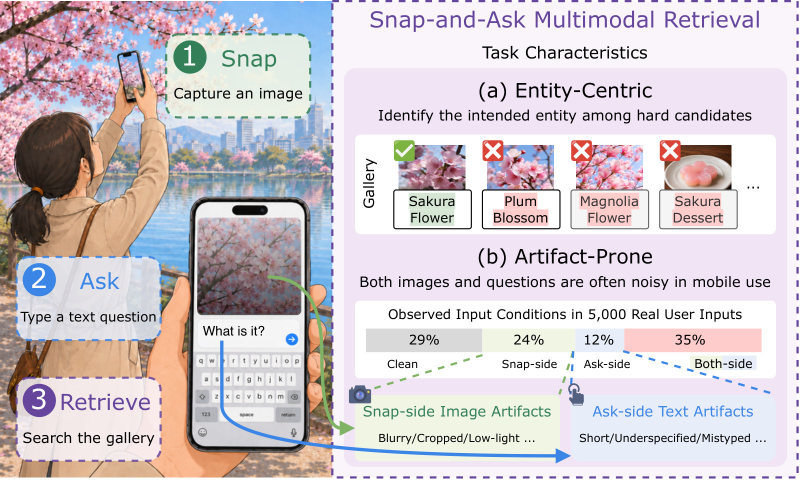
#> input picture assets/teaser.jpg, 1600 x 965 px (shown at 1/2 size)
$ python -i gen_image_perturbations.py   (imports and definitions only)
#> lines starting #> are read from the running program, lines starting #| are printed output that depends on the picture
# -*- coding: utf-8 -*-
"""
SnapBench: image perturbation generator (sev 1/2/3)
====================================================
Apply 15 perturbation types × 3 severity levels to 1,145 query images.
Output: bench_images/perturbed/{type}/sev{1,2,3}/{query_id}.jpg
Total: 1,145 × 15 × 3 = 51,675 images (not shipped; generate locally).

Usage:
    python benchmark/gen_image_perturbations.py [--benchmark BENCHMARK_JSON] [--dry-run]
"""

import os, sys, io, json, math, random, argparse, datetime
import numpy as np
import cv2
from PIL import Image, ImageDraw, ImageFont, ImageFilter
from tqdm import tqdm

BASE       = os.path.dirname(os.path.dirname(os.path.abspath(__file__)))
OUT_ROOT   = os.path.join(BASE, "bench_images", "perturbed")
BENCHMARK  = os.path.join(BASE, "benchmark", "snap_bench.json")


def query_image_dir():
    root = os.environ.get("BENCH_IMAGES_DIR", os.path.join(BASE, "bench_images"))
    return os.path.join(root, "query")


# [7 lines left out: function resolve_query_image, not called in this run]

SEVERITY_LEVELS = [1, 2, 3]

# ── Image conversion helpers ────────────────────────────────────────────────
def p2c(img):
    return cv2.cvtColor(np.array(img), cv2.COLOR_RGB2BGR)
#> returned value is the input picture: shape (965, 1600, 3); mean B, G, R 204.4, 199.2, 208.1

def c2p(arr):
    return Image.fromarray(cv2.cvtColor(arr, cv2.COLOR_BGR2RGB))

# ═══════════════════════════════════════════════════════════════════════════════
# SEVERITY PARAMETER TABLE (levels 1 / 2 / 3 = mild / medium / strong)
# ═══════════════════════════════════════════════════════════════════════════════

SEV_PARAMS = {
    "defocus_blur": {
        1: {"sigma": 1.0},
        2: {"sigma": 3.5},
        3: {"sigma": 10.0},
    },
    "motion_blur": {
        1: {"ks": 5},
        2: {"ks": 13},
        3: {"ks": 25},
    },
    "low_light": {
        1: {"brightness": 0.70, "noise_std": 3},
        2: {"brightness": 0.40, "noise_std": 10},
        3: {"brightness": 0.15, "noise_std": 22},
    },
    "overexposure": {
        1: {"factor": 1.4},
        2: {"factor": 2.2},
        3: {"factor": 3.0},
    },
    "low_resolution": {
        1: {"scale": 0.50},
        2: {"scale": 0.25},
        3: {"scale": 0.08},
    },
    "compression": {
        1: {"quality": 50},
        2: {"quality": 18},
        3: {"quality": 5},
    },
    "rotation": {
        1: {"angle": 10},
        2: {"angle": 45},
        3: {"angle": 180},
    },
    "perspective": {
        1: {"d_ratio": 0.10},
        2: {"d_ratio": 0.20},
        3: {"d_ratio": 0.30},
    },
    "lens_distortion": {
        1: {"k1": -0.10},
        2: {"k1": -0.20},
        3: {"k1": -0.30},
    },
    "cropping": {
        1: {"keep_ratio": 0.90},
        2: {"keep_ratio": 0.65},
        3: {"keep_ratio": 0.40},
    },
    "downscale": {
        1: {"scale": 0.20},
        2: {"scale": 0.10},
        3: {"scale": 0.04},
    },
    "watermark": {
        1: {"opacity": 80,  "mode": "single"},      # 1 watermark text
        2: {"opacity": 160, "mode": "half_tile"},    # tiled 50% area
        3: {"opacity": 220, "mode": "full_tile"},    # full image tiled
    },
    "mosaic": {
        1: {"bs": 42, "n_blocks": 1, "block_ratio": 0.20},
        2: {"bs": 42, "n_blocks": 2, "block_ratio": 0.35},
        3: {"bs": 42, "n_blocks": 4, "block_ratio": 0.55},
    },
    "scribble": {
        1: {"n_lines": 3, "thickness": 2},
        2: {"n_lines": 6, "thickness": 4},
        3: {"n_lines": 9, "thickness": 5},
    },
    "ui_elements": {
        1: {"elements": ["top_bar"]},                       # top bar only ~5%
        2: {"elements": ["top_bar", "bottom_bar"]},         # top + bottom
        3: {"elements": ["top_bar", "bottom_bar", "address_bar", "fab_button"]},  # full UI
    },
}

# ═══════════════════════════════════════════════════════════════════════════════
# 15 IMAGE PERTURBATION FUNCTIONS (parameterized by severity)
# ═══════════════════════════════════════════════════════════════════════════════

# [5 lines left out: function perturb_low_light, not called in this run]

def perturb_overexposure(img, sev=3, **kw):
    params = SEV_PARAMS["overexposure"][sev]
    return Image.fromarray(np.clip(np.array(img).astype(np.float32) * params["factor"], 0, 255).astype(np.uint8))

def perturb_defocus_blur(img, sev=3, **kw):
    params = SEV_PARAMS["defocus_blur"][sev]
    return img.filter(ImageFilter.GaussianBlur(radius=params["sigma"]))

# [35 lines left out: functions perturb_motion_blur, perturb_compression, perturb_low_resolution, perturb_rotation, not called in this run]

def perturb_perspective(img, sev=3, **kw):
    params = SEV_PARAMS["perspective"][sev]
    arr = p2c(img)
    h, w = arr.shape[:2]
#> h = 965; w = 1600
    d = int(min(w, h) * params["d_ratio"])
#> d = 289
    src = np.float32([[0, 0], [w, 0], [w, h], [0, h]])
    dst = np.float32([[d, d // 2], [w - d, d // 2], [w, h], [0, h]])
    M = cv2.getPerspectiveTransform(src, dst)
    warped = cv2.warpPerspective(arr, M, (w, h), borderMode=cv2.BORDER_CONSTANT, borderValue=(0, 0, 0))
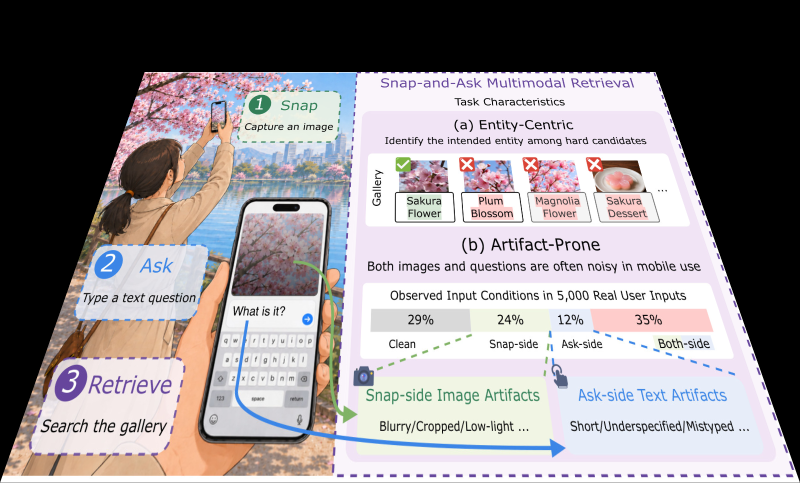
#> warped: shape (965, 1600, 3) (shown at 1/2 size); mean B, G, R 142.7, 140.1, 146.1
    mx, my = d + 2, d // 2 + 2
#> mx = 291; my = 146
    cropped = warped[my:h, mx:w - mx]
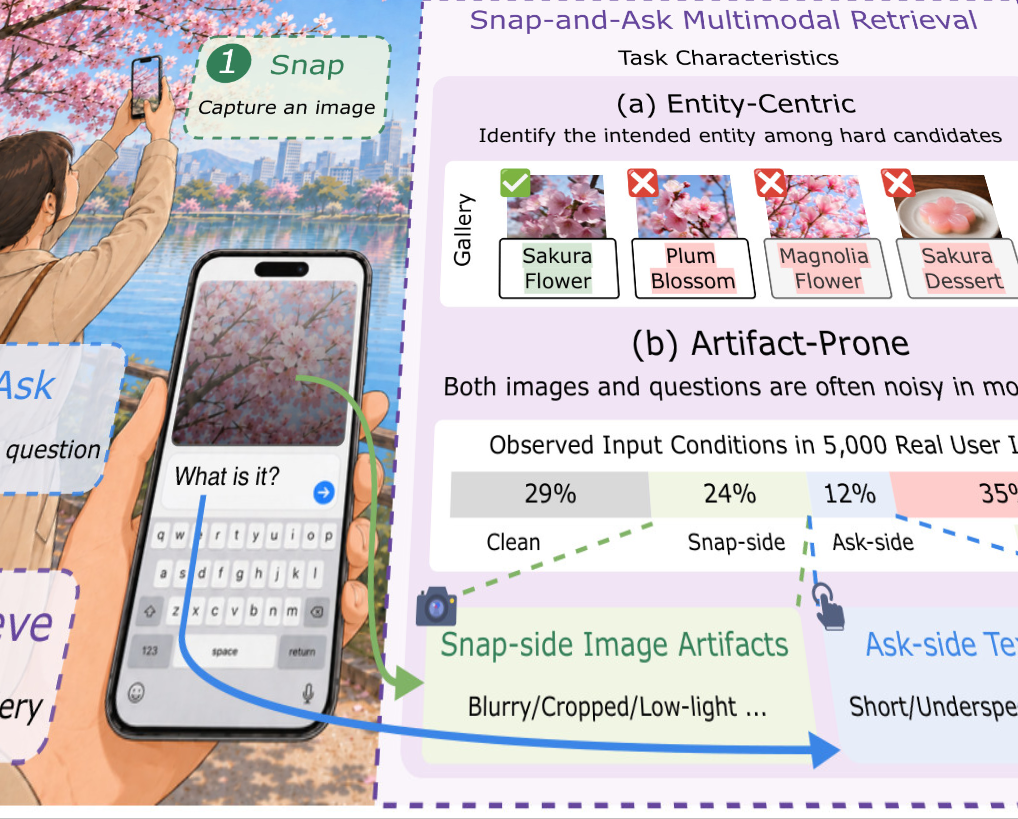
#> cropped: shape (819, 1018, 3); mean B, G, R 205.1, 201.7, 209.7
    if cropped.shape[0] < 8 or cropped.shape[1] < 8:
        cropped = warped
    return c2p(cv2.resize(cropped, (w, h)))
#> in c2p, `return Image.fromarray(cv2.cvtColor(arr, cv2.COLOR_BGR2RGB))`:
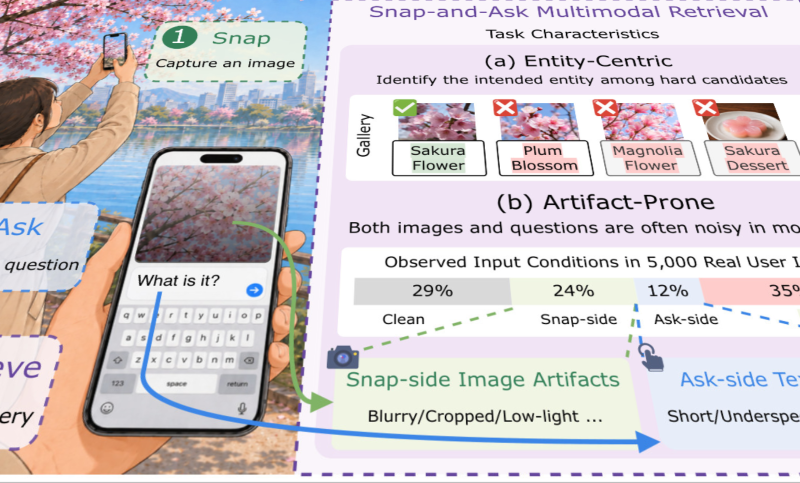
#> returned value: PIL image 1600x965 RGB (shown at 1/2 size); mean R, G, B 209.6, 201.6, 205.1

# [155 lines left out: functions perturb_lens_distortion, perturb_cropping, perturb_downscale, perturb_watermark, perturb_mosaic, perturb_scribble and 1 more, not called in this run]


# ── Perturbation registry ────────────────────────────────────────────────────
PERTURB_FNS = {
    "low_light":       perturb_low_light,
    "overexposure":    perturb_overexposure,
    "defocus_blur":    perturb_defocus_blur,
    "motion_blur":     perturb_motion_blur,
    "compression":     perturb_compression,
    "low_resolution":  perturb_low_resolution,
    "rotation":        perturb_rotation,
    "perspective":     perturb_perspective,
    "lens_distortion": perturb_lens_distortion,
    "cropping":        perturb_cropping,
    "downscale":       perturb_downscale,
    "watermark":       perturb_watermark,
    "mosaic":          perturb_mosaic,
    "scribble":        perturb_scribble,
    "ui_elements":     perturb_ui_elements,
}


# [81 lines left out: function run, not called in this run]


# [9 lines not run here, left out]

>>> import cv2
>>> picture = cv2.cvtColor(cv2.imread('../assets/teaser.jpg'), cv2.COLOR_BGR2RGB)
>>> result = perturb_perspective(picture)
